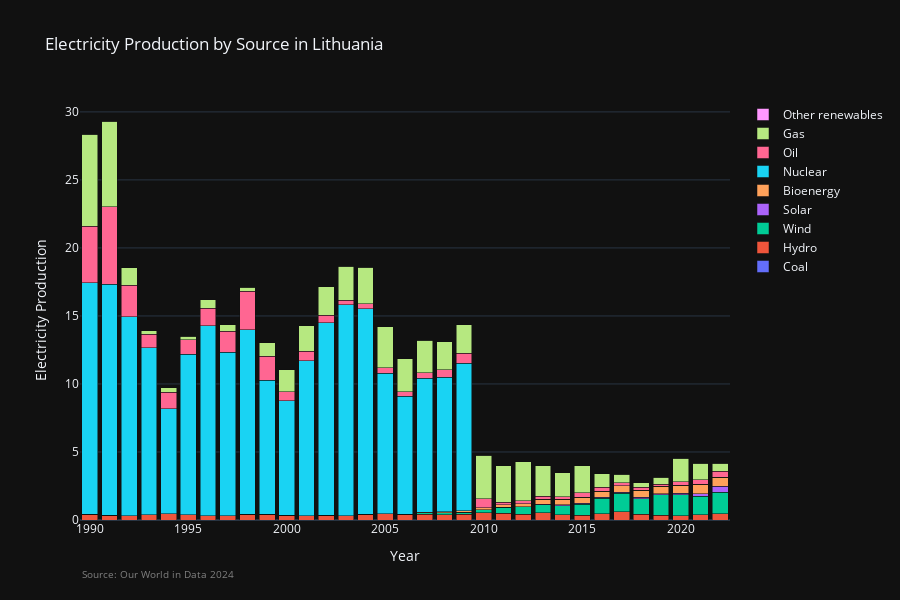

Source (notebook cell):
### Markdown cell above
### Electricity production by source in Lithuania

### Code cell
# Filter data for Lithuania
df_lithuania = df_electricity_by_source[df_electricity_by_source['Entity'] == 'Lithuania']

# Remove leading spaces from column names
df_lithuania.columns = df_lithuania.columns.str.strip()

# Selecting relevant columns for plotting
df_lithuania = df_lithuania[['Year', 'Coal (TWh)', 'Hydro (TWh)', 'Wind (TWh)', 'Solar (TWh)', 'Bioenergy (TWh)', 
                             'Nuclear (TWh)', 'Oil (TWh)', 'Gas (TWh)', 'Other renewables (TWh)']]

# Create traces for each source
traces = []
source_names = ['Coal', 'Hydro', 'Wind', 'Solar', 'Bioenergy', 'Nuclear', 'Oil', 'Gas', 'Other renewables']

for i, source in enumerate(source_names):
    trace = go.Bar(x=df_lithuania['Year'], y=df_lithuania[f'{source} (TWh)'], name=source)
    traces.append(trace)

# Create layout
layout = go.Layout(
    title='Electricity Production by Source in Lithuania',
    xaxis=dict(title='Year'),
    yaxis=dict(title='Electricity Production'),
    barmode='stack',
    height=600
)

fig15 = go.Figure(data=traces, layout=layout)
fig15.add_annotation(
    text="Source: Our World in Data 2024",
    xref="paper", yref="paper",
    x=0, y=-0.15,
    showarrow=False,
    font=dict(size=10, color="grey")
)
fig15.update_layout(template="plotly_dark")
fig15.show()

### Figure 1 — Plotly figure (JSON) as saved in the notebook; plotly's stock layout.template omitted (floating-point values rounded to 4 significant figures)
{"data": [{"name": "Coal", "type": "bar", "x": [1990, 1991, 1992, 1993, 1994, 1995, 1996, 1997, 1998, 1999, 2000, 2001, 2002, 2003, 2004, 2005, 2006, 2007, 2008, 2009, 2010, 2011, 2012, 2013, 2014, 2015, 2016, 2017, 2018, 2019, 2020, 2021, 2022], "y": [0, 0, 0, 0, 0, 0, 0, 0, 0, 0, 0, 0, 0, 0, 0, 0, 0, 0, 0, 0, 0, 0, 0, 0, 0, 0, 0, 0, 0, 0, 0, 0, 0]}, {"name": "Hydro", "type": "bar", "x": [1990, 1991, 1992, 1993, 1994, 1995, 1996, 1997, 1998, 1999, 2000, 2001, 2002, 2003, 2004, 2005, 2006, 2007, 2008, 2009, 2010, 2011, 2012, 2013, 2014, 2015, 2016, 2017, 2018, 2019, 2020, 2021, 2022], "y": [0.41, 0.34, 0.31, 0.39, 0.45, 0.37, 0.33, 0.3, 0.42, 0.41, 0.34, 0.33, 0.35, 0.32, 0.42, 0.45, 0.4, 0.42, 0.4, 0.42, 0.54, 0.48, 0.42, 0.52, 0.4, 0.35, 0.45, 0.6, 0.43, 0.35, 0.3, 0.38, 0.45]}, {"name": "Wind", "type": "bar", "x": [1990, 1991, 1992, 1993, 1994, 1995, 1996, 1997, 1998, 1999, 2000, 2001, 2002, 2003, 2004, 2005, 2006, 2007, 2008, 2009, 2010, 2011, 2012, 2013, 2014, 2015, 2016, 2017, 2018, 2019, 2020, 2021, 2022], "y": [0, 0, 0, 0, 0, 0, 0, 0, 0, 0, 0, 0, 0, 0, 0, 0, 0.01, 0.11, 0.13, 0.16, 0.22, 0.47, 0.54, 0.6, 0.64, 0.81, 1.14, 1.36, 1.14, 1.5, 1.55, 1.36, 1.59]}, {"name": "Solar", "type": "bar", "x": [1990, 1991, 1992, 1993, 1994, 1995, 1996, 1997, 1998, 1999, 2000, 2001, 2002, 2003, 2004, 2005, 2006, 2007, 2008, 2009, 2010, 2011, 2012, 2013, 2014, 2015, 2016, 2017, 2018, 2019, 2020, 2021, 2022], "y": [0, 0, 0, 0, 0, 0, 0, 0, 0, 0, 0, 0, 0, 0, 0, 0, 0, 0, 0, 0, 0, 0, 0, 0.05, 0.07, 0.07, 0.07, 0.07, 0.09, 0.09, 0.13, 0.19, 0.43]}, {"name": "Bioenergy", "type": "bar", "x": [1990, 1991, 1992, 1993, 1994, 1995, 1996, 1997, 1998, 1999, 2000, 2001, 2002, 2003, 2004, 2005, 2006, 2007, 2008, 2009, 2010, 2011, 2012, 2013, 2014, 2015, 2016, 2017, 2018, 2019, 2020, 2021, 2022], "y": [0, 0, 0, 0, 0, 0, 0, 0, 0, 0, 0, 0, 0, 0.01, 0.01, 0.01, 0.02, 0.05, 0.07, 0.1, 0.15, 0.16, 0.22, 0.36, 0.4, 0.45, 0.44, 0.5, 0.54, 0.53, 0.59, 0.69, 0.66]}, {"name": "Nuclear", "type": "bar", "x": [1990, 1991, 1992, 1993, 1994, 1995, 1996, 1997, 1998, 1999, 2000, 2001, 2002, 2003, 2004, 2005, 2006, 2007, 2008, 2009, 2010, 2011, 2012, 2013, 2014, 2015, 2016, 2017, 2018, 2019, 2020, 2021, 2022], "y": [17.03, 17, 14.64, 12.26, 7.71, 11.82, 13.94, 12.02, 13.55, 9.86, 8.42, 11.36, 14.14, 15.48, 15.1, 10.34, 8.65, 9.83, 9.89, 10.85, 0, 0, 0, 0, 0, 0, 0, 0, 0, 0, 0, 0, 0]}, {"name": "Oil", "type": "bar", "x": [1990, 1991, 1992, 1993, 1994, 1995, 1996, 1997, 1998, 1999, 2000, 2001, 2002, 2003, 2004, 2005, 2006, 2007, 2008, 2009, 2010, 2011, 2012, 2013, 2014, 2015, 2016, 2017, 2018, 2019, 2020, 2021, 2022], "y": [4.15, 5.7, 2.32, 1, 1.24, 1.07, 1.28, 1.54, 2.85, 1.75, 0.65, 0.72, 0.55, 0.33, 0.36, 0.4, 0.33, 0.42, 0.57, 0.74, 0.65, 0.21, 0.24, 0.23, 0.2, 0.34, 0.32, 0.22, 0.22, 0.15, 0.26, 0.33, 0.45]}, {"name": "Gas", "type": "bar", "x": [1990, 1991, 1992, 1993, 1994, 1995, 1996, 1997, 1998, 1999, 2000, 2001, 2002, 2003, 2004, 2005, 2006, 2007, 2008, 2009, 2010, 2011, 2012, 2013, 2014, 2015, 2016, 2017, 2018, 2019, 2020, 2021, 2022], "y": [6.77, 6.29, 1.26, 0.26, 0.33, 0.23, 0.65, 0.49, 0.28, 1, 1.62, 1.88, 2.11, 2.52, 2.69, 3.02, 2.46, 2.4, 2.03, 2.1, 3.19, 2.67, 2.88, 2.22, 1.75, 1.98, 0.99, 0.6, 0.33, 0.52, 1.7, 1.22, 0.61]}, {"name": "Other renewables", "type": "bar", "x": [1990, 1991, 1992, 1993, 1994, 1995, 1996, 1997, 1998, 1999, 2000, 2001, 2002, 2003, 2004, 2005, 2006, 2007, 2008, 2009, 2010, 2011, 2012, 2013, 2014, 2015, 2016, 2017, 2018, 2019, 2020, 2021, 2022], "y": [0, 0, 0, 0, 0, 0, 0, 0, 0, 0, 0, 0, 0, 0, 0, 0, 0, 0, 0, 0, 0, 0, 0, 0, 0, 0, 0, 0, 0, 0, 0, 0, 0]}], "layout": {"annotations": [{"font": {"color": "grey", "size": 10}, "showarrow": false, "text": "Source: Our World in Data 2024", "x": 0, "xref": "paper", "y": -0.15, "yref": "paper"}], "barmode": "stack", "height": 600, "title": {"text": "Electricity Production by Source in Lithuania"}, "xaxis": {"title": {"text": "Year"}}, "yaxis": {"title": {"text": "Electricity Production"}}}}
